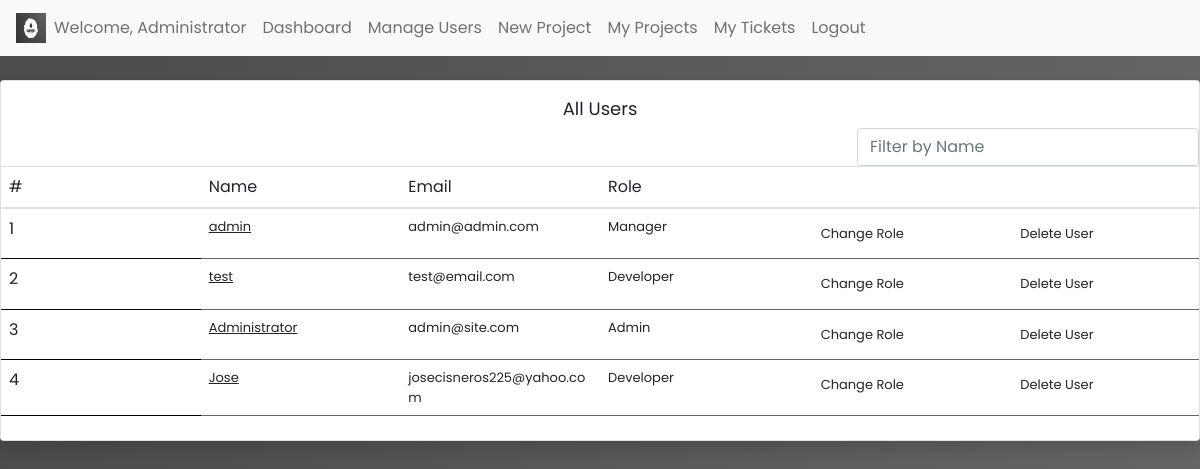
The app's page /manage-users (signed in), older data.
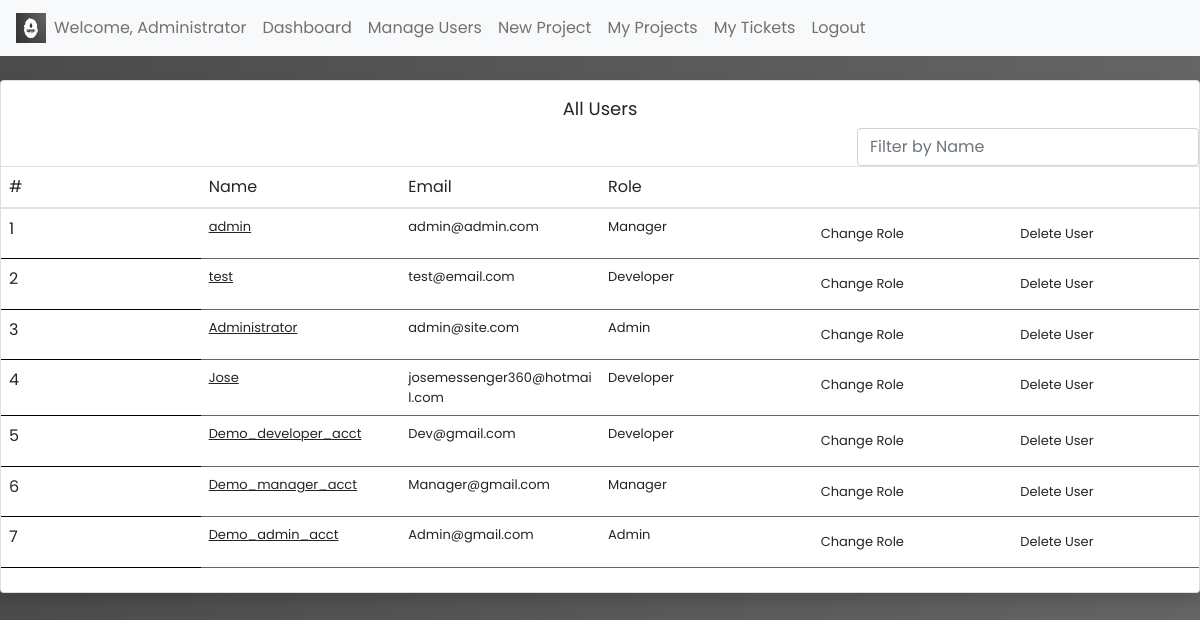
The same page, newer data.
### trackersite/models.py (models this page shows)
class User(AbstractUser):
    email = models.EmailField(blank=True, max_length=254, verbose_name='email address', unique=True)
    class Role(models.TextChoices):
        DEV = "Developer", "Developer"
        MANG = "Manager", "Manager"
        ADMN = "Admin", "Admin"
    role = models.CharField(max_length=9, choices=Role.choices, default=Role.DEV)
    image = models.ImageField(upload_to='covers', default='covers/pfp1.jpg')
    demo_user = models.BooleanField(default=False)

### trackersite/views.py (the view)
# urls.py: path("manage-users", views.manage_users, name="manage_users"),
@login_required
def manage_users(request):
    if request.user.role != "Admin":
        return HttpResponseRedirect(reverse("index"))
    else:
        users = models.User.objects.filter().order_by("id")
        return render(request, 'trackersite/users.html', {
            "users":users
        })

### trackersite/templates/trackersite/users.html
{% extends 'trackersite/layout.html' %}
{% block body %}
<br><div class="card shadow border-start-primary py-2">
    <div style="justify-content:center; display: flex; padding: 0.5%; font-size: large;">All Users</div>
    <div class="form-inline" style="justify-content: right;">
            <input class="form-control" type="search" placeholder="Filter by Name" aria-label="Search" id="searchBar" onkeyup="search_names('searchBar','names')">
    </div>
    <div>
        <table class="table projects">
            <thead>
                <tr>
                <th scope="col">#</th>
                <th scope="col">Name</th>
                <th scope="col">Email</th>
                <th scope="col">Role</th>
                {% if user.role == 'Admin' %}
                    <th></th>
                    <th></th>
                {% endif %}
                </tr>
            </thead>
            <tbody>
                {% for name in users %}
                <tr>
                    <th scope="row">{{ forloop.counter }}</th>
                    <td><a class="names hlink" href="{% url 'load_user' name.username %}">{{name.username}}</a></td>
                    <td>{{name.email}}</td>
                    <td id="role_{{name.id}}">{{name.role}}</td>
                    {% if user.role == 'Admin' %}
                    {% if user.username != name.username %}
                    <td><button type="button" class="btn scr" onclick="role_select('{{ name.id }}');">Change Role</button></td>
                    {% else %}
                    <td><button type="button" class="btn scr" onclick="err('Cannot change own role');">Change Role</button></td>
                    {% endif %}
                    <td><button type="button" class="btn scr" onclick="delete_user('{{ name.id }}');">Delete User</button></td>
                    {% endif %}
                </tr>
                {% endfor %}
            </tbody>
        </table>
    </div>
</div>
{% endblock %}

### trackersite/templates/trackersite/layout.html (shortened to what this page needs)
{% load static %}
<!DOCTYPE html>
<html lang="en">
    <head>
        <link rel="stylesheet" href="https://cdn.jsdelivr.net/npm/bootstrap@4.3.1/dist/css/bootstrap.min.css">
        <link href="https://cdn.jsdelivr.net/npm/bootstrap@5.1.3/dist/css/bootstrap.min.css" rel="stylesheet">
        <link rel="stylesheet" href="{% static 'trackersite/style.css' %}">
    </head>
    <body class="gbody {% block body_class %}{% endblock %}">
        <nav class="navbar navbar-expand-lg navbar-light bg-light customNav">
          <div><img src="{{user.image.url}}" alt="Pfp" style="height: 30px; width: 30px;"></div>
          <div class="collapse navbar-collapse" id="sitetoggle">
            <ul class="navbar-nav mr-auto mt-2 mt-lg-0">
              <li class="nav-item">
                <a class="nav-link" href="{% url 'load_user' user.username %}">Welcome, {{user.username}}</a>
              </li>
              <li class="nav-item">
                <a class="nav-link" href="{% url 'index' %}">Dashboard</a>
              </li>
              {% if user.role != 'Developer' %}
                {% if user.role == 'Admin' %}
                <li class="nav-item">
                  <a class="nav-link" href="{% url 'manage_users' %}">Manage Users</a>
                </li>
                {% endif %}
              <li class="nav-item">
                <a class="nav-link" href="{% url 'create_project' %}">New Project</a>
              </li>
              {% endif %}
              <li class="nav-item">
                <a class="nav-link" href="{% url 'my_projects' %}">My Projects</a>
              </li>
              <li class="nav-item">
                <a class="nav-link" href="{% url 'my_tickets' %}">My Tickets</a>
              </li>
              <li class="nav-item">
                <a class="nav-link" href="{% url 'logout' %}">Logout</a>
              </li>
            </ul>
          </div>
        </nav>
        {% block body %}
        {% endblock %}
    </body>
</html>

### trackersite/static/trackersite/style.css (style rules this page uses)
* { margin: 0; padding: 0; box-sizing: border-box; font-family: 'Poppins', sans-serif }
body { background-color: #ffffff; }
.gbody { background: rgb(75,75,75); background: -moz-linear-gradient(left, rgba(75,75,75,1) 0%, rgb(101, 101, 101) 100%); background: -webkit-linear-gradient(left, rgba(75,75,75,1) 0%,rgba(101,101,101,1) 100%); background: linear-gradient(to right, rgba(75,75,75,1) 0%,rgba(101,101,101,1) 100%); }
th { font-weight: normal; }
.customNav { background-color: #e6e6e6; }
table.projects { border-collapse: collapse; border-spacing: 0px; table-layout: fixed; }
table.projects tr th { font-size: medium; }
table.projects tr td { border-bottom: 1px solid #656565; }
table { border-spacing: 0px; }
table tbody tr { border-bottom: 1pt solid black; }
table tbody { font-size: small; }
button.scr { font-size: small; }
.hlink { color: #212529; font-weight: normal; }

Row changes from the older to the newer data that the page shows:
changed User "Jose": email "josecisneros225@yahoo.com" → "josemessenger360@hotmail.com"
added User: username "Demo_developer_acct", email "Dev@gmail.com", role "Developer"
added User: username "Demo_manager_acct", email "Manager@gmail.com", role "Manager"
added User: username "Demo_admin_acct", email "Admin@gmail.com", role "Admin"
